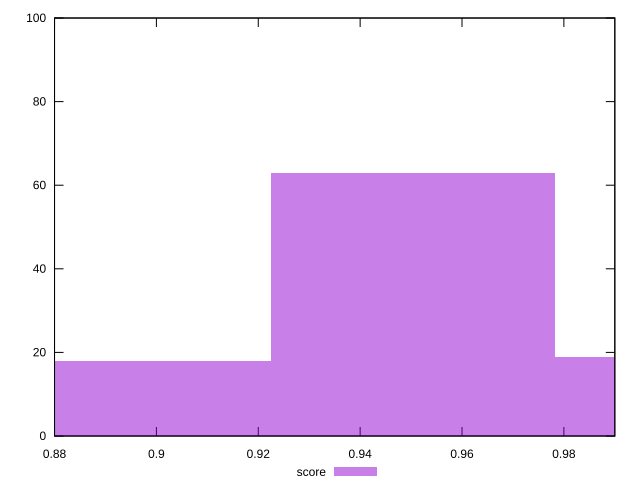

Source code (gnuplot):
reset

$score <<EOF
0.8944658526071989 18
0.9503699683951489 63
1.0062740841830988 19
EOF

set key outside below
set boxwidth 0.05590411578794993
set xrange [0.88:0.99]
set yrange [0:100]
set trange [0:100]
set style fill transparent solid 0.5 noborder
set terminal svg size 640, 490 enhanced background rgb 'white'
set output "report_00017_2021-02-10T15-08-03.406Z/bootup-time/samples/pages/score/histogram.svg"

plot $score title "score" with boxes

reset
